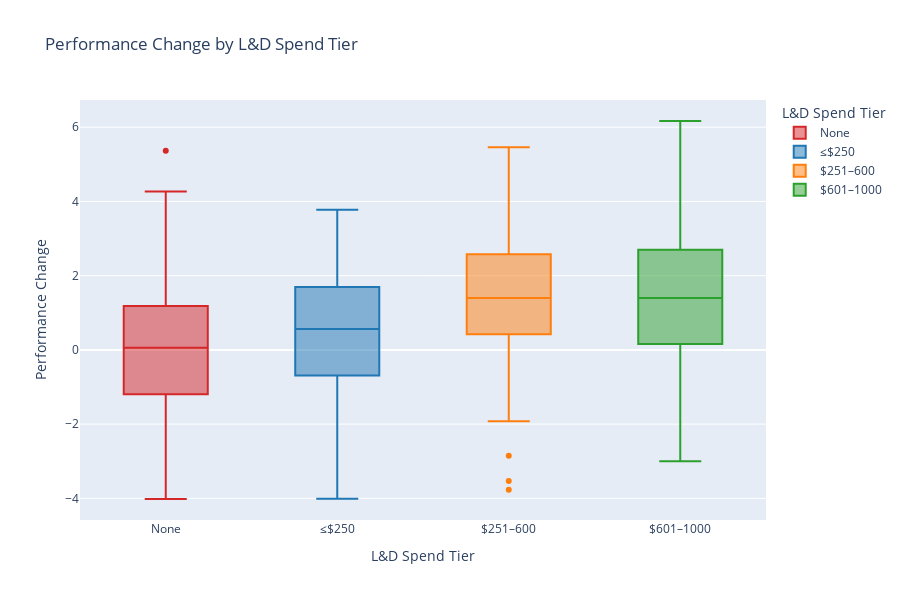

Notebook code cell kept with this figure:
### Markdown cell above
## Performance Change vs L&D Spend Tier

### Code cell
fig3_box = px.box(
    emp_combined,
    x="spend_tier",
    y="perf_change",
    category_orders={"spend_tier": ["None", "≤$250", "$251–600", "$601–1000"]},
    title="Performance Change by L&D Spend Tier",
    labels={"spend_tier": "L&D Spend Tier", "perf_change": "Performance Change"},
    color="spend_tier",
    color_discrete_map=tier_colors
)
fig3_box.update_layout(height=600)
fig3_box.show()

### Figure 1 — Plotly figure (JSON) as saved in the notebook; plotly's stock layout.template omitted (floating-point values rounded to 4 significant figures; data arrays with more than 128 entries replaced by an {"elided": "..."} marker saying what was removed)
{"data": [{"alignmentgroup": "True", "hovertemplate": "L&D Spend Tier=%{x}<br>Performance Change=%{y}<extra></extra>", "legendgroup": "None", "marker": {"color": "#d62728"}, "name": "None", "notched": false, "offsetgroup": "None", "orientation": "v", "showlegend": true, "type": "box", "x": {"elided": "145 str values"}, "x0": " ", "xaxis": "x", "y": {"elided": "145 float values"}, "y0": " ", "yaxis": "y"}, {"alignmentgroup": "True", "hovertemplate": "L&D Spend Tier=%{x}<br>Performance Change=%{y}<extra></extra>", "legendgroup": "≤$250", "marker": {"color": "#1f77b4"}, "name": "≤$250", "notched": false, "offsetgroup": "≤$250", "orientation": "v", "showlegend": true, "type": "box", "x": ["≤$250", "≤$250", "≤$250", "≤$250", "≤$250", "≤$250", "≤$250", "≤$250", "≤$250", "≤$250", "≤$250", "≤$250", "≤$250", "≤$250", "≤$250", "≤$250", "≤$250", "≤$250", "≤$250", "≤$250", "≤$250", "≤$250", "≤$250", "≤$250", "≤$250", "≤$250", "≤$250", "≤$250", "≤$250", "≤$250", "≤$250", "≤$250", "≤$250", "≤$250", "≤$250", "≤$250", "≤$250", "≤$250", "≤$250", "≤$250", "≤$250", "≤$250", "≤$250", "≤$250", "≤$250", "≤$250", "≤$250", "≤$250", "≤$250", "≤$250", "≤$250", "≤$250", "≤$250", "≤$250", "≤$250", "≤$250", "≤$250", "≤$250", "≤$250", "≤$250", "≤$250", "≤$250", "≤$250", "≤$250", "≤$250", "≤$250", "≤$250", "≤$250", "≤$250", "≤$250", "≤$250", "≤$250", "≤$250", "≤$250", "≤$250", "≤$250", "≤$250", "≤$250", "≤$250", "≤$250", "≤$250", "≤$250", "≤$250", "≤$250", "≤$250", "≤$250", "≤$250", "≤$250", "≤$250", "≤$250", "≤$250", "≤$250", "≤$250", "≤$250", "≤$250", "≤$250", "≤$250"], "x0": " ", "xaxis": "x", "y": [0.5244, 3.68, 0.8604, -3.641, 0.7489, -2.909, 0.07495, 1.584, 0.5912, 0.7361, 2.038, -1.302, -1.711, 1.928, 1.657, -0.6811, -0.1212, 3.372, -0.1558, 0.3652, 0.8833, -2.624, 0.9614, 2.596, 0.9581, 0.9199, 0.4035, 2.108, -0.8031, 2.536, 0.346, 0.1874, 1.795, -0.7123, 1.56, 1.155, -1.32, -3.619, 2.674, 2.608, 0.5689, 1.166, 2.826, -1.193, -0.2408, 1.004, 0.5576, -1.613, 1.606, 0.8016, -0.5239, 2.053, 0.235, -1.372, -3.557, 1.361, 0.1872, 2.722, 0.08506, 1.648, -0.7977, 0.5068, 0.1436, -3.16, 2.188, 0.5626, -0.2498, -1.411, -1.974, 0.8115, 3.444, -0.07345, -1.148, 0.5594, 0.7114, 0.9247, 1.858, 1.662, 3.778, -4.01, -1.896, 3.282, -0.741, 2.799, 2.248, -1.415, 2.015, 2.656, 1.317, 3.291, 3.501, 0.1766, -1.409, -0.4696, -0.001726, -0.5547, -3.264], "y0": " ", "yaxis": "y"}, {"alignmentgroup": "True", "hovertemplate": "L&D Spend Tier=%{x}<br>Performance Change=%{y}<extra></extra>", "legendgroup": "$251–600", "marker": {"color": "#ff7f0e"}, "name": "$251–600", "notched": false, "offsetgroup": "$251–600", "orientation": "v", "showlegend": true, "type": "box", "x": ["$251–600", "$251–600", "$251–600", "$251–600", "$251–600", "$251–600", "$251–600", "$251–600", "$251–600", "$251–600", "$251–600", "$251–600", "$251–600", "$251–600", "$251–600", "$251–600", "$251–600", "$251–600", "$251–600", "$251–600", "$251–600", "$251–600", "$251–600", "$251–600", "$251–600", "$251–600", "$251–600", "$251–600", "$251–600", "$251–600", "$251–600", "$251–600", "$251–600", "$251–600", "$251–600", "$251–600", "$251–600", "$251–600", "$251–600", "$251–600", "$251–600", "$251–600", "$251–600", "$251–600", "$251–600", "$251–600", "$251–600", "$251–600", "$251–600", "$251–600", "$251–600", "$251–600", "$251–600", "$251–600", "$251–600", "$251–600", "$251–600", "$251–600", "$251–600", "$251–600", "$251–600", "$251–600", "$251–600", "$251–600", "$251–600", "$251–600", "$251–600", "$251–600", "$251–600", "$251–600", "$251–600", "$251–600", "$251–600", "$251–600", "$251–600", "$251–600", "$251–600", "$251–600", "$251–600", "$251–600", "$251–600", "$251–600", "$251–600", "$251–600", "$251–600", "$251–600", "$251–600", "$251–600", "$251–600", "$251–600", "$251–600", "$251–600", "$251–600", "$251–600", "$251–600", "$251–600", "$251–600", "$251–600", "$251–600", "$251–600", "$251–600", "$251–600", "$251–600", "$251–600", "$251–600", "$251–600", "$251–600", "$251–600", "$251–600", "$251–600"], "x0": " ", "xaxis": "x", "y": [0.01059, -0.168, 1.431, 1.472, -0.4494, 1.384, 5.46, 1.931, -1.884, -0.9016, 1.82, -2.853, 3.326, 4.287, 0.356, -0.5965, 0.6246, 3.235, -3.531, 1.042, 0.8865, 2.845, 1.191, 0.9693, -0.8533, 2.575, 2.041, 0.5357, -1.763, 0.808, 0.4201, 0.4827, 3.759, 0.8095, 1.621, 1.295, 1.249, -0.9328, 2.669, -1.557, 1.431, -0.3764, 5.046, -0.297, 3.729, 4.407, 1.813, 3.161, 1.323, 2.711, 3.448, 1.498, 2.962, 1.529, -1.042, 1.313, 2.377, 1.888, 2.764, 3.163, 0.6064, 1.397, 1.466, 0.9892, 3.022, 1.979, 0.02958, 1.131, 4.578, 2.69, 0.3904, 2.209, 0.02374, 2.051, 2.718, 4.638, 2.46, 0.9429, 2.363, -0.7522, -1.919, 3.354, 2.581, 1.521, -0.6113, 3.213, 2.094, 0.03684, 3.669, 2.898, -0.6081, 2.12, 4.732, 2.225, 2.511, 0.8491, 0.8709, -1.605, -3.77, 0.4496, 1.302, 0.9791, 0.5355, 1.381, -1.622, 1.404, 1.411, 1.051, 1.74, 2.191], "y0": " ", "yaxis": "y"}, {"alignmentgroup": "True", "hovertemplate": "L&D Spend Tier=%{x}<br>Performance Change=%{y}<extra></extra>", "legendgroup": "$601–1000", "marker": {"color": "#2ca02c"}, "name": "$601–1000", "notched": false, "offsetgroup": "$601–1000", "orientation": "v", "showlegend": true, "type": "box", "x": {"elided": "148 str values"}, "x0": " ", "xaxis": "x", "y": {"elided": "148 float values"}, "y0": " ", "yaxis": "y"}], "layout": {"boxmode": "overlay", "height": 600, "legend": {"title": {"text": "L&D Spend Tier"}, "tracegroupgap": 0}, "title": {"text": "Performance Change by L&D Spend Tier"}, "xaxis": {"anchor": "y", "categoryarray": ["None", "≤$250", "$251–600", "$601–1000"], "categoryorder": "array", "domain": [0, 1], "title": {"text": "L&D Spend Tier"}}, "yaxis": {"anchor": "x", "domain": [0, 1], "title": {"text": "Performance Change"}}}}
